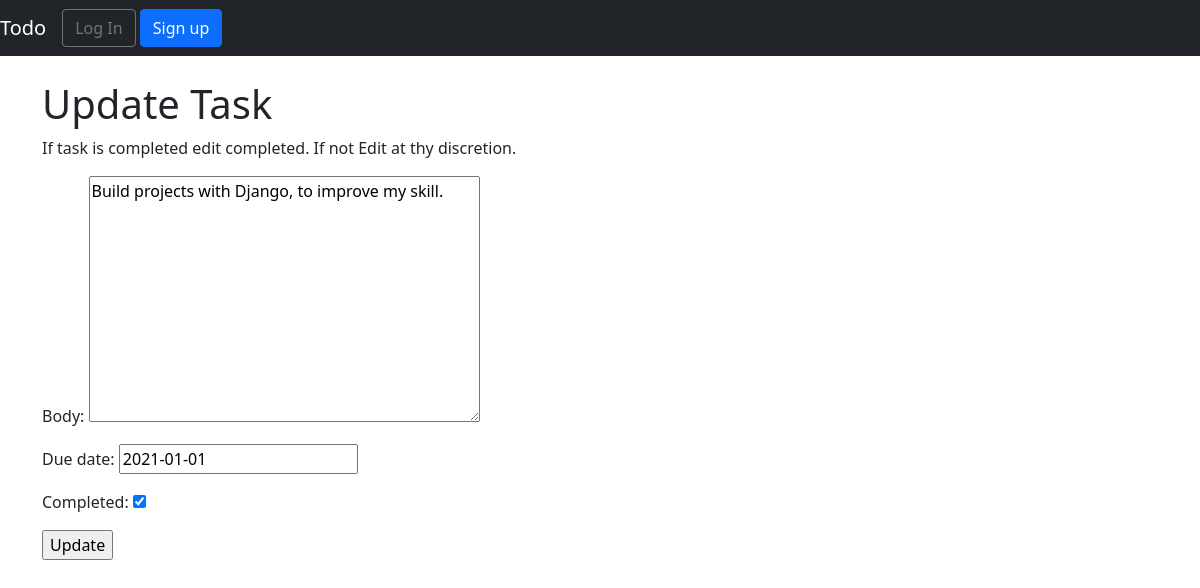
Page /todo/1/update/ on the committed database.
### todo/models.py (models this page shows, shortened)
class TodoItems(models.Model):
    title = models.CharField(max_length= 100)
    body = models.TextField()
    created = models.DateField(default= timezone.now().strftime('%Y-%m-%d'))
    due_date = models.DateField(default= timezone.now().strftime('%Y-%m-%d'))
    category = models.ForeignKey(Category,on_delete=models.SET_DEFAULT, default='general')
    completed = models.BooleanField(default= False)
    class Meta:
        ordering = ['-created']

### todo/views.py (the view)
# urls.py: path('todo/<int:pk>/update/', TodoUpdate.as_view(), name = 'update'),
class TodoUpdate(UpdateView):
    model = TodoItems
    template_name = 'todo_edit.html'
    fields = ['body','due_date','completed']

### templates/todo_edit.html (shortened to what this page needs)
{% extends 'base.html' %}
{% block content %}
<h1>Update Task</h1>
<p>If task is completed edit completed. If not Edit at thy discretion.</p>
<form action="" method="POST">
    {{ form.as_p }}
    <input type="submit" value="Update">
</form>
{% endblock %}

### rows in the picture
TodoItems: body "Build projects with Django, to improve my skill.", due_date "2021-01-01", completed "☑"
